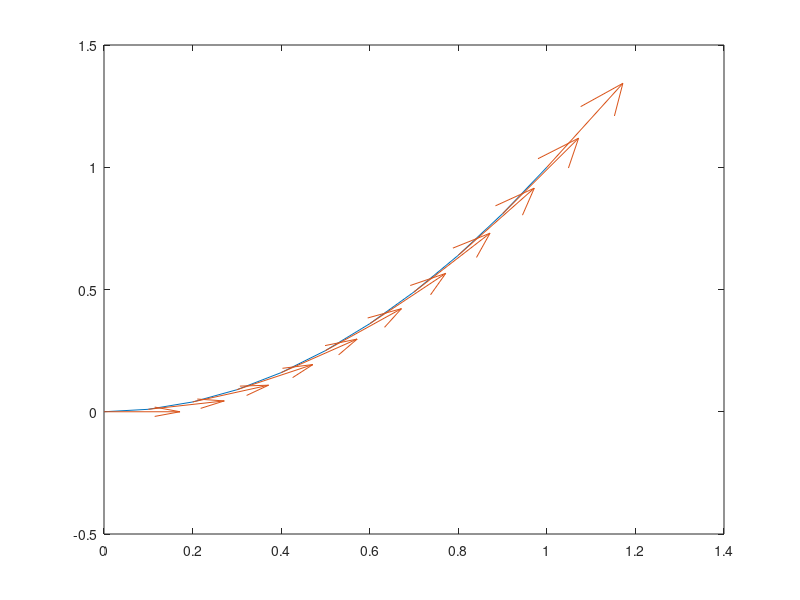

MATLAB code to generate this figure:
function femtest

% x = [0 1 1 0];
% y = [0 0 1 1];
% c = [0 0 1 1];
% patch(x,y,c);fe

x=0:0.1:1
y=x.^2
cx=ones(1,11)
cy=2*x
plot(x,y);
hold on;
quiver(x,y,cx,cy);


end